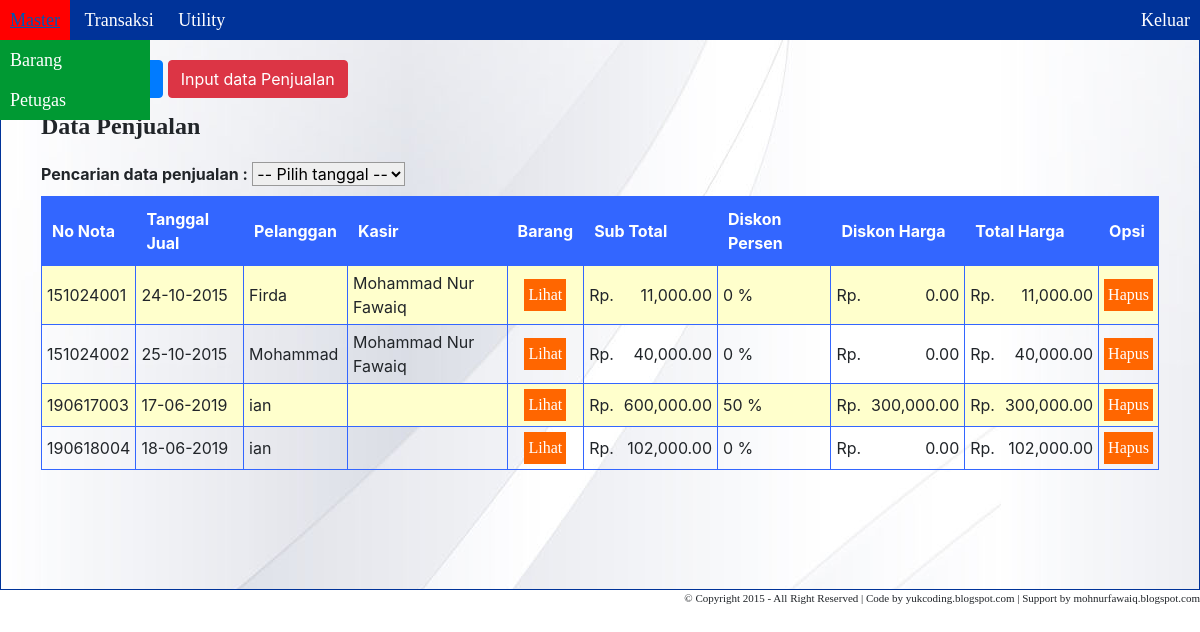
Page /?page=penjualan&action=view (signed in) on the committed database.
### tables this page shows
CREATE TABLE IF NOT EXISTS `tb_penjualan` (
  `no_nota` int(11) NOT NULL,
  `tgl_jual` varchar(15) NOT NULL,
  `pelanggan` varchar(100) NOT NULL,
  `kasir` varchar(100) NOT NULL,
  `sub_total` int(11) NOT NULL,
  `diskon_persen` int(11) NOT NULL,
  `diskon_total` int(11) NOT NULL,
  `total_harga` int(11) NOT NULL
);

### inc/data_penjualan.php (the view, shortened to what this page needs)
<fieldset class="utama">
<legend>Data Penjualan</legend>
	<b>Pencarian data penjualan :</b>
	<select id="caripenjualan">
		<option value="">-- Pilih tanggal --</option>
	</select>
	<table class="data" style="margin-top:10px;">
		<thead>
			<tr>
				<th>No Nota</th>
				<th>Tanggal Jual</th>
				<th>Pelanggan</th>
				<th>Kasir</th>
				<th>Barang</th>
				<th colspan="2">Sub Total</th>
				<th>Diskon Persen</th>
				<th colspan="2">Diskon Harga</th>
				<th colspan="2">Total Harga</th>
				<?php if(@$_SESSION['admin']) { ?>
					<th>Opsi</th>
				<?php } ?>
			</tr>
		</thead>
		<tbody id="penjualan">
		<?php
		$sql = mysql_query("select * from tb_penjualan") or die (mysql_error());
		$cek = mysql_num_rows($sql);
		if($cek < 1) {
			?><tr>
				<td colspan="13" style="padding:10px;">Data tidak ditemukan</td>
			</tr><?php
		} else {
			while($data = mysql_fetch_array($sql)) {
				?><tr>
					<td><?php echo $data['no_nota']; ?></td>
					<td><?php echo $data['tgl_jual']; ?></td>
					<td><?php echo $data['pelanggan']; ?></td>
					<td><?php echo $data['kasir']; ?></td>
					<td style="width:60px; text-align:center;"><button id="lihatbarang" no="<?php echo $data['no_nota']; ?>">Lihat</button></td>
					<td>Rp.</td><td align="right" style="border-left:0;"><?php echo number_format($data['sub_total'], 2, ".", ","); ?></td>
					<td><?php echo $data['diskon_persen']." %"; ?></td>
					<td>Rp.</td><td align="right" style="border-left:0;"><?php echo number_format($data['diskon_total'], 2, ".", ","); ?></td>
					<td>Rp.</td><td align="right" style="border-left:0;"><?php echo number_format($data['total_harga'], 2, ".", ","); ?></td>
					<?php if(@$_SESSION['admin']) { ?>
						<td><a onclick="return confirm('Yakin ingin menghapus data ?');" href="?page=penjualan&action=delete&id=<?php echo $data['no_nota']; ?>"><button>Hapus</button></a></td>
					<?php } ?>
				</tr><?php
			}
		} ?>
		</tbody>
	</table>
</fieldset>

### style/style.css (style rules this page uses)
body { font-family:"Segoe UI", Arial; font-size:14px; }
button { padding:6px; border:0; color:#fff; font-size:16px; background-color:#3c0; font-family:"Franklin Gothic Medium", "Franklin Gothic Demi", "Franklin Gothic Book"; }
table.data { border-collapse:collapse; width:100%; }
table.data tr:nth-child(odd) { background-color:#ffc; }
table.data th { padding:10px; background-color:#36f; color:#fff; border:1px solid #36f; }
table.data td { padding:5px; border-left:1px solid #36f; border-bottom:1px solid #36f; }
table.data td:last-child { text-align:center; border-right:1px solid #36f; }
table.data button, table button { padding:4px; border:0; color:#fff; background-color:#f60; font-family:"Franklin Gothic Medium", "Franklin Gothic Demi", "Franklin Gothic Book"; }
fieldset.utama { padding:10px 20px 20px 20px; }
legend { font-family:"Franklin Gothic Medium", "Franklin Gothic Demi", "Franklin Gothic Book"; font-size: 16px; font-weight: bold; }
select { border:1px solid #999; }
option { padding:6px; }

### rows in the picture
tb_penjualan: no_nota "151024001", tgl_jual "24-10-2015", pelanggan "Firda", kasir "Mohammad Nur Fawaiq", sub_total "11,000.00", diskon_persen "0", diskon_total "0.00", total_harga "11,000.00"
tb_penjualan: no_nota "151024002", tgl_jual "25-10-2015", pelanggan "Mohammad", kasir "Mohammad Nur Fawaiq", sub_total "40,000.00", diskon_persen "0", diskon_total "0.00", total_harga "40,000.00"
tb_penjualan: no_nota "190617003", tgl_jual "17-06-2019", pelanggan "ian", sub_total "600,000.00", diskon_persen "50", diskon_total "300,000.00", total_harga "300,000.00"
tb_penjualan: no_nota "190618004", tgl_jual "18-06-2019", pelanggan "ian", sub_total "102,000.00", diskon_persen "0", diskon_total "0.00", total_harga "102,000.00"
